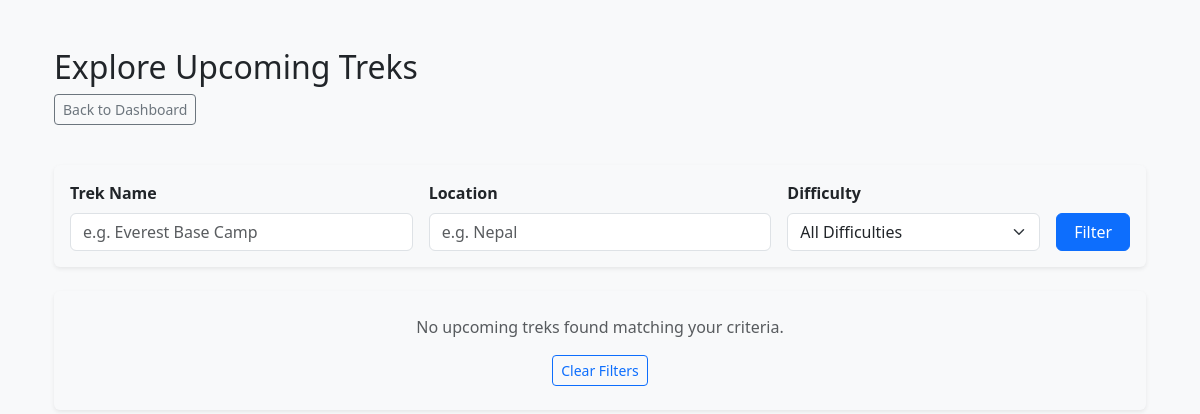
Page /trekker/explore (signed in) on the earlier database version.
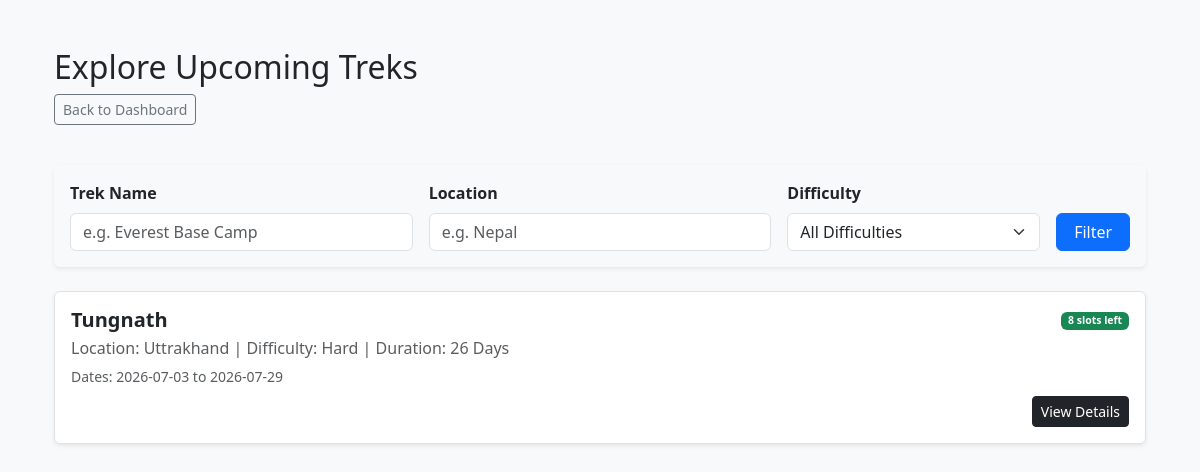
Same page on the later database version.
### app/models.py (models this page shows)
class Trek(db.Model):
    __tablename__ = "treks"
    id = db.Column(db.Integer, primary_key=True)
    trek_name = db.Column(db.String(200), nullable=False)
    assigned_staff_id = db.Column(db.Integer, db.ForeignKey('users.id'), nullable=False)
    location = db.Column(db.String(100), nullable=False)
    difficulty = db.Column(db.String(50), nullable=False)
    duration = db.Column(db.Integer, nullable=False)
    available_slots = db.Column(db.Integer, nullable=False)
    status = db.Column(db.String(30), nullable=False)
    start_date = db.Column(db.DateTime, nullable=False)
    end_date = db.Column(db.DateTime, nullable=False)
    bookings = db.relationship('Booking', backref='trek', lazy=True, cascade='all, delete-orphan')
    assigned_staff = db.relationship('User', foreign_keys=[assigned_staff_id])

### app/routes/trekker.py (the view)
@trekker_bp.route('/explore')
def explore_treks():
    query = models.Trek.query.filter_by(status='Upcoming')
    search_name = request.args.get('search_name')
    location_filter = request.args.get('location')
    difficulty_filter = request.args.get('difficulty')
    if search_name:
        query = query.filter(models.Trek.trek_name.ilike(f"%{search_name}%"))
    if location_filter:
        query = query.filter(models.Trek.location.ilike(f"%{location_filter}%"))
    if difficulty_filter:
        query = query.filter(models.Trek.difficulty == difficulty_filter)
    upcoming_treks = query.all()
    return render_template('/trekker/explore_treks/explore_treks.html',
                           upcoming_treks=upcoming_treks,
                           current_search=search_name,
                           current_location=location_filter,
                           current_difficulty=difficulty_filter)

### app/routes/trekker.py (called while the page is built)
@trekker_bp.before_request
def trekker_access():
    if 'user_id' not in session:
        flash("Please Login first", "danger")
        return redirect(url_for('auth.login'))
    if session.get('role') != 'Trekker':
        flash("Access Denied you are not a trekker", "danger")
        return redirect(url_for('auth.login'))

### app/templates/trekker/explore_treks/explore_treks.html (shortened to what this page needs)
{% extends "base.html" %}
{% block content %}
<div class="container mt-4">
    <div class="row mb-4">
        <div class="col-12">
            <h2>Explore Upcoming Treks</h2>
            <a href="{{ url_for('trekker.trekker_dashboard') }}" class="btn btn-outline-secondary btn-sm mb-3">Back to Dashboard</a>
        </div>
    </div>
    <div class="card shadow-sm mb-4 border-0 bg-light">
        <div class="card-body">
            <form method="GET" action="{{ url_for('trekker.explore_treks') }}" class="row g-3">
                <div class="col-md-4">
                    <label class="form-label fw-bold">Trek Name</label>
                    <input type="text" name="search_name" class="form-control" placeholder="e.g. Everest Base Camp" value="{{ current_search or '' }}">
                </div>
                <div class="col-md-4">
                    <label class="form-label fw-bold">Location</label>
                    <input type="text" name="location" class="form-control" placeholder="e.g. Nepal" value="{{ current_location or '' }}">
                </div>
                <div class="col-md-3">
                    <label class="form-label fw-bold">Difficulty</label>
                    <select name="difficulty" class="form-select">
                        <option value="">All Difficulties</option>
                    </select>
                </div>
                <div class="col-md-1 d-flex align-items-end">
                    <button type="submit" class="btn btn-primary w-100">Filter</button>
                </div>
            </form>
        </div>
    </div>
    <div class="list-group shadow-sm border-0">
        {% for trek in upcoming_treks %}
            <div class="list-group-item py-3">
                <div class="d-flex w-100 justify-content-between">
                    <h5 class="mb-1 fw-bold">{{ trek.trek_name }}</h5>
                    <small>
                        {% if trek.available_slots > 0 %}
                            <span class="badge bg-success">{{ trek.available_slots }} slots left</span>
                        {% else %}
                            <span class="badge bg-danger">Sold Out</span>
                        {% endif %}
                    </small>
                </div>
                <p class="mb-1 text-muted">
                    Location: {{ trek.location }} | Difficulty: {{ trek.difficulty }} | Duration: {{ trek.duration }} Days
                </p>
                <small class="text-muted">Dates: {{ trek.start_date.strftime('%Y-%m-%d') }} to {{ trek.end_date.strftime('%Y-%m-%d') }}</small>
                <div class="mt-2 text-end">
                    <a href="{{ url_for('trekker.trek_detail', trek_id=trek.id) }}" class="btn btn-sm btn-dark" {% if trek.available_slots <= 0 %}style="pointer-events: none; opacity: 0.5;"{% endif %}>
                        View Details
                    </a>
                </div>
            </div>
        {% else %}
            <div class="text-center py-4 text-muted">
                <p>No upcoming treks found matching your criteria.</p>
                <a href="{{ url_for('trekker.explore_treks') }}" class="btn btn-outline-primary btn-sm">Clear Filters</a>
            </div>
        {% endfor %}
    </div>
</div>
{% endblock %}

Differences in the rows shown:
added Trek: trek_name "Tungnath", available_slots "8", location "Uttrakhand", difficulty "Hard", duration "26", start_date "2026-07-03", end_date "2026-07-29"
Other differences:
text no longer shown: "No upcoming treks found matching your criteria. Clear Filters"
